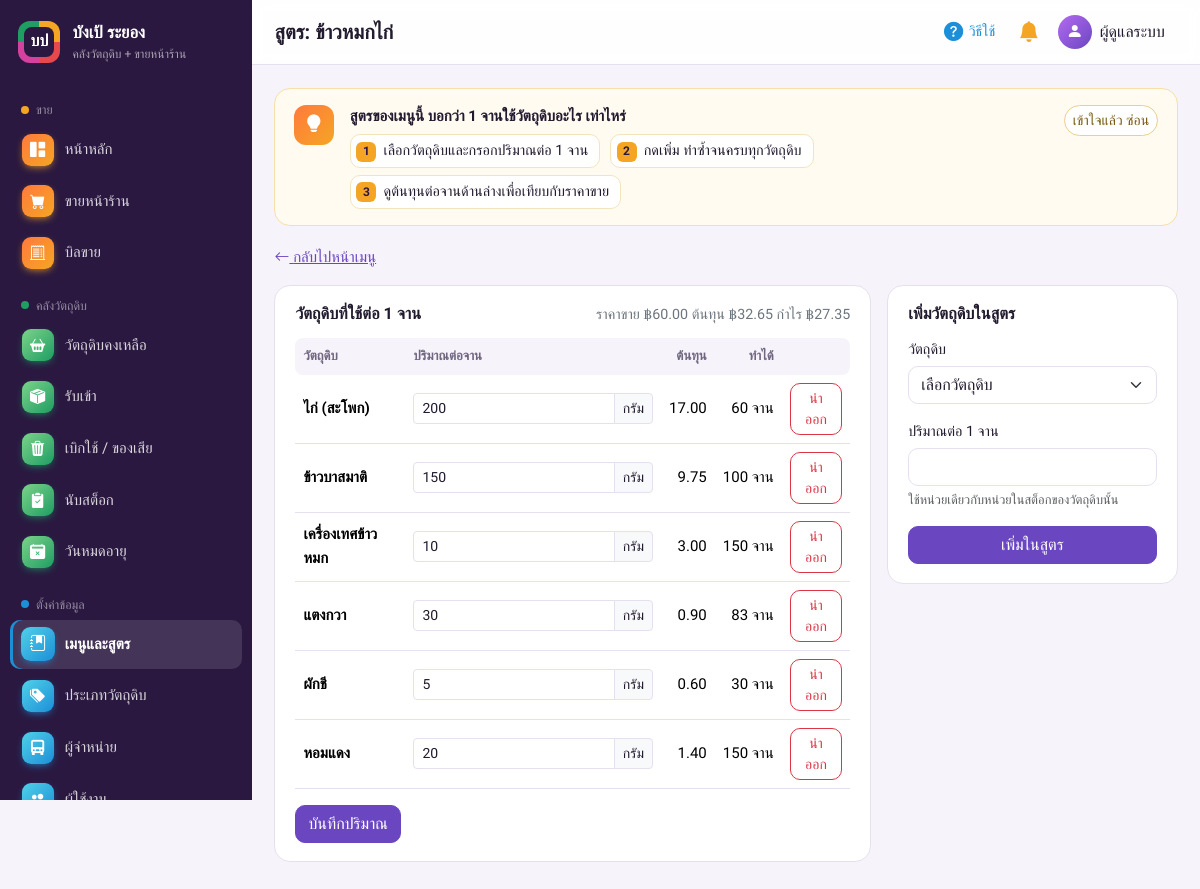
The page /recipe.php?menu=1 (signed in) on the database its author committed.
### tables this page shows
CREATE TABLE users (
    id INT AUTO_INCREMENT PRIMARY KEY,
    username VARCHAR(50) NOT NULL UNIQUE,
    password VARCHAR(255) NOT NULL,
    full_name VARCHAR(100) NOT NULL,
    role ENUM('admin','cashier') NOT NULL DEFAULT 'cashier',
    is_active TINYINT(1) NOT NULL DEFAULT 1,
    created_at DATETIME NOT NULL DEFAULT CURRENT_TIMESTAMP
);

CREATE TABLE menus (
    id INT AUTO_INCREMENT PRIMARY KEY,
    name VARCHAR(150) NOT NULL,
    menu_group VARCHAR(50) NOT NULL DEFAULT 'อาหาร',
    price DECIMAL(10,2) NOT NULL,
    is_active TINYINT(1) NOT NULL DEFAULT 1,
    created_at DATETIME NOT NULL DEFAULT CURRENT_TIMESTAMP
);

CREATE TABLE recipes (
    id INT AUTO_INCREMENT PRIMARY KEY,
    menu_id INT NOT NULL,
    ingredient_id INT NOT NULL,
    quantity DECIMAL(12,2) NOT NULL,
    UNIQUE KEY uq_menu_ing (menu_id, ingredient_id),
    FOREIGN KEY (menu_id) REFERENCES menus(id) ON DELETE CASCADE,
    FOREIGN KEY (ingredient_id) REFERENCES ingredients(id)
);

CREATE TABLE ingredients (
    id INT AUTO_INCREMENT PRIMARY KEY,
    name VARCHAR(150) NOT NULL,
    category_id INT NOT NULL,
    unit VARCHAR(30) NOT NULL,
    purchase_unit VARCHAR(50) NULL,
    purchase_factor DECIMAL(12,4) NOT NULL DEFAULT 1,
    quantity DECIMAL(14,2) NOT NULL DEFAULT 0,
    min_quantity DECIMAL(14,2) NOT NULL DEFAULT 0,
    cost_per_unit DECIMAL(14,4) NOT NULL DEFAULT 0,
    created_at DATETIME NOT NULL DEFAULT CURRENT_TIMESTAMP,
    updated_at DATETIME NOT NULL DEFAULT CURRENT_TIMESTAMP ON UPDATE CURRENT_TIMESTAMP,
    FOREIGN KEY (category_id) REFERENCES categories(id)
);

### includes/functions.php (called while the page is built, shortened)
<?php
require_once __DIR__ . '/../config/database.php';
function e($s): string
{
    return htmlspecialchars((string)$s, ENT_QUOTES, 'UTF-8');
}
function money($n): string
{
    return number_format((float)$n, 2);
}
function qty($n): string
{
    $s = number_format((float)$n, 2, '.', ',');
    return str_contains($s, '.') ? rtrim(rtrim($s, '0'), '.') : $s;
}
function current_user(): ?array
{
    return $_SESSION['user'] ?? null;
}
function require_login(bool $api = false): array
{
    global $pdo;
    $u = current_user();
    if ($u) {
        $st = $pdo->prepare('SELECT id, username, full_name, role FROM users WHERE id = ? AND is_active = 1');
        $st->execute([$u['id']]);
        $fresh = $st->fetch();
        if ($fresh) {
            return $fresh;
        }
    }
}
function require_admin(bool $api = false): array
{
    $u = require_login($api);
    return $u;
}

### recipe.php (the view, shortened to what this page needs)
<?php
require_once __DIR__ . '/includes/functions.php';
require_admin();
$menuId = (int)($_GET['menu'] ?? $_POST['menu_id'] ?? 0);
$st = $pdo->prepare('SELECT * FROM menus WHERE id = ?');
$st->execute([$menuId]);
$menu = $st->fetch();
$st = $pdo->prepare('SELECT r.*, i.name, i.unit, i.cost_per_unit, i.quantity AS stock FROM recipes r
                     JOIN ingredients i ON i.id = r.ingredient_id WHERE r.menu_id = ? ORDER BY i.name');
$st->execute([$menuId]);
$lines = $st->fetchAll();
$cost = array_sum(array_map(fn($l) => $l['quantity'] * $l['cost_per_unit'], $lines));
$pageTitle = 'สูตร: ' . $menu['name'];
require __DIR__ . '/includes/header.php';
?>
<p><a href="menus.php"><i class="bi bi-arrow-left"></i> กลับไปหน้าเมนู</a></p>
<div class="row g-3">
    <div class="col-xl-8">
        <form class="panel" method="post">
            <h2 class="panel-title">วัตถุดิบที่ใช้ต่อ 1 จาน
                <span class="ms-auto small text-secondary">ราคาขาย ฿<?= money($menu['price']) ?> ต้นทุน ฿<?= money($cost) ?> กำไร ฿<?= money($menu['price'] - $cost) ?></span>
            </h2>
            <?php if (!$lines): ?>
                <p class="text-secondary mb-0">เมนูนี้ยังไม่มีสูตร เมื่อขายจะไม่ตัดสต็อก เพิ่มวัตถุดิบจากฟอร์มด้านขวา</p>
            <?php else: ?>
            <div class="table-responsive">
                <table class="table">
                    <thead><tr><th>วัตถุดิบ</th><th style="min-width:160px">ปริมาณต่อจาน</th><th class="num">ต้นทุน</th><th class="num">ทำได้</th><th></th></tr></thead>
                    <tbody>
                    <?php foreach ($lines as $l): ?>
                        <tr>
                            <td class="fw-semibold"><?= e($l['name']) ?></td>
                            <td><div class="input-group input-group-sm">
                                <input class="form-control" type="number" step="0.01" min="0.01" name="qty[<?= $l['id'] ?>]" value="<?= e(qty($l['quantity'])) ?>" aria-label="ปริมาณ <?= e($l['name']) ?>">
                                <span class="input-group-text"><?= e($l['unit']) ?></span></div></td>
                            <td class="num"><?= money($l['quantity'] * $l['cost_per_unit']) ?></td>
                            <td class="num"><?= (int)floor($l['stock'] / $l['quantity']) ?> จาน</td>
                            <td class="text-end">
                                <button class="btn btn-sm btn-outline-danger" form="remove<?= $l['id'] ?>">นำออก</button>
                            </td>
                        </tr>
                    <?php endforeach; ?>
                    </tbody>
                </table>
            </div>
            <button class="btn btn-primary mt-3">บันทึกปริมาณ</button>
            <?php endif; ?>
        </form>
    </div>
    <div class="col-xl-4">
        <form class="panel" method="post">
            <h2 class="panel-title">เพิ่มวัตถุดิบในสูตร</h2>
            <div class="mb-3"><label class="form-label" for="ingredient_id">วัตถุดิบ</label>
                <select class="form-select" id="ingredient_id" name="ingredient_id" required>
                    <option value="">เลือกวัตถุดิบ</option>
                </select></div>
            <div class="mb-3"><label class="form-label" for="quantity">ปริมาณต่อ 1 จาน</label>
                <input class="form-control" id="quantity" name="quantity" type="number" step="0.01" min="0.01" required>
                <div class="form-text">ใช้หน่วยเดียวกับหน่วยในสต็อกของวัตถุดิบนั้น</div></div>
            <button class="btn btn-primary w-100">เพิ่มในสูตร</button>
        </form>
    </div>
</div>
<?php require __DIR__ . '/includes/footer.php'; ?>

### includes/header.php (shortened to what this page needs)
<?php
$user = current_user();
$pageTitle = $pageTitle ?? APP_NAME;
$activePage = $activePage ?? '';
$helpKey = basename($_SERVER['SCRIPT_NAME'], '.php');
$helpFile = __DIR__ . '/help.php';
$help = is_file($helpFile) ? ((require $helpFile)[$helpKey] ?? null) : null;
$navTones = ['ขาย' => 'saffron', 'คลังวัตถุดิบ' => 'pandan', 'ตั้งค่าข้อมูล' => 'sky', 'สรุปผล' => 'rose'];
$navGroups = [
    'ขาย' => [
        ['index', 'index.php', 'bi-grid-1x2-fill', 'หน้าหลัก', false],
        ['pos', 'pos.php', 'bi-cart-fill', 'ขายหน้าร้าน', false],
        ['orders', 'orders.php', 'bi-receipt-cutoff', 'บิลขาย', false],
    ],
    'คลังวัตถุดิบ' => [
        ['ingredients', 'ingredients.php', 'bi-basket2-fill', 'วัตถุดิบคงเหลือ', false],
        ['stock_in', 'stock_in.php', 'bi-box-seam-fill', 'รับเข้า', true],
        ['stock_out', 'stock_out.php', 'bi-trash3-fill', 'เบิกใช้ / ของเสีย', true],
        ['stock_adjust', 'stock_adjust.php', 'bi-clipboard2-check-fill', 'นับสต็อก', true],
        ['expiry', 'expiry.php', 'bi-calendar2-x-fill', 'วันหมดอายุ', true],
    ],
    'ตั้งค่าข้อมูล' => [
        ['menus', 'menus.php', 'bi-journal-bookmark-fill', 'เมนูและสูตร', true],
        ['categories', 'categories.php', 'bi-tags-fill', 'ประเภทวัตถุดิบ', true],
        ['suppliers', 'suppliers.php', 'bi-truck-front-fill', 'ผู้จำหน่าย', true],
        ['users', 'users.php', 'bi-people-fill', 'ผู้ใช้งาน', true],
    ],
    'สรุปผล' => [
        ['reports', 'reports.php', 'bi-bar-chart-line-fill', 'รายงาน', true],
    ],
];
function render_nav(array $groups, array $tones, string $active): void
{
    foreach ($groups as $label => $items) {
        $visible = array_filter($items, fn($i) => !$i[4] || is_admin());
        $tone = ' tone-' . ($tones[$label] ?? 'violet');
        echo '<div class="nav-group' . $tone . '">' . e($label) . '</div>';
        foreach ($visible as [$key, $href, $icon, $text]) {
            $cls = $tone . ($key === $active ? ' active' : '');
            $aria = $key === $active ? ' aria-current="page"' : '';
            echo '<a class="side-link' . $cls . '" href="' . $href . '"' . $aria . '><i class="bi ' . $icon . '"></i><span>' . e($text) . '</span></a>';
        }
    }
}
?>
<!doctype html>
<html lang="th">
<head>
    <link href="https://cdn.jsdelivr.net/npm/bootstrap@5.3.3/dist/css/bootstrap.min.css" rel="stylesheet">
    <link href="https://cdn.jsdelivr.net/npm/bootstrap-icons@1.11.3/font/bootstrap-icons.min.css" rel="stylesheet">
    <link href="assets/style.css?v=<?= filemtime(__DIR__ . '/../assets/style.css') ?>" rel="stylesheet">
</head>
<body>
<div class="app">
    <aside class="sidebar d-none d-lg-flex">
        <a class="brand" href="index.php">
            <span class="brand-mark"><span>บป</span></span>
            <span><strong><?= e(APP_NAME) ?></strong><small>คลังวัตถุดิบ + ขายหน้าร้าน</small></span>
        </a>
        <nav class="side-nav"><?php render_nav($navGroups, $navTones, $activePage); ?></nav>
    </aside>
    <div class="main">
        <header class="topbar">
            <h1 class="page-title"><?= e($pageTitle) ?></h1>
            <div class="topbar-right">
                <?php if ($help): ?>
                <button class="btn btn-icon help-toggle" type="button" id="helpToggle" aria-controls="pageHelp" aria-expanded="true" title="วิธีใช้หน้านี้">
                    <i class="bi bi-question-circle-fill"></i><span class="d-none d-md-inline">วิธีใช้</span>
                </button>
                <?php endif; ?>
                <div class="dropdown">
                    <button class="btn btn-icon position-relative" type="button" data-bs-toggle="dropdown" data-bs-auto-close="outside" aria-expanded="false" aria-label="การแจ้งเตือน">
                        <i class="bi bi-bell-fill"></i>
                    </button>
                </div>
                <div class="dropdown">
                    <button class="btn user-btn" type="button" data-bs-toggle="dropdown" aria-expanded="false">
                        <span class="avatar" aria-hidden="true"><i class="bi bi-person-fill"></i></span>
                        <span class="d-none d-sm-inline"><?= e($user['full_name']) ?></span>
                    </button>
                </div>
            </div>
        </header>
        <main class="content">
            <?php if ($help): ?>
            <section class="help-strip" id="pageHelp" data-page="<?= e($helpKey) ?>" aria-label="วิธีใช้หน้านี้">
                <div class="help-icon"><i class="bi bi-lightbulb-fill"></i></div>
                <div class="help-body">
                    <div class="help-what"><?= e($help['what']) ?></div>
                    <ol class="help-steps">
                        <?php foreach ($help['steps'] as $step): ?><li><?= e($step) ?></li><?php endforeach; ?>
                    </ol>
                </div>
                <button type="button" class="btn btn-sm help-close" id="helpClose">เข้าใจแล้ว ซ่อน</button>
            </section>
            <?php endif; ?>

### rows shown on the page
users: full_name "ผู้ดูแลระบบ"
menus: price "60.00"
recipes: ingredient.name "ไก่ (สะโพก)", quantity "200", ingredient.unit "กรัม", money($l['quantity']*$l['cost_per_unit']) "17.00", floor($l['stock'] / $l['quantity']) "60"
recipes: ingredient.name "ข้าวบาสมาติ", quantity "150", ingredient.unit "กรัม", money($l['quantity']*$l['cost_per_unit']) "9.75", floor($l['stock'] / $l['quantity']) "100"
recipes: ingredient.name "เครื่องเทศข้าวหมก", quantity "10", ingredient.unit "กรัม", money($l['quantity']*$l['cost_per_unit']) "3.00", floor($l['stock'] / $l['quantity']) "150"
recipes: ingredient.name "แตงกวา", quantity "30", ingredient.unit "กรัม", money($l['quantity']*$l['cost_per_unit']) "0.90", floor($l['stock'] / $l['quantity']) "83"
recipes: ingredient.name "ผักชี", id+quantity "5", ingredient.unit "กรัม", money($l['quantity']*$l['cost_per_unit']) "0.60", floor($l['stock'] / $l['quantity']) "30"
recipes: ingredient.name "หอมแดง", quantity "20", ingredient.unit "กรัม", money($l['quantity']*$l['cost_per_unit']) "1.40", floor($l['stock'] / $l['quantity']) "150"

### other values the page prints
APP_NAME "บังเป้ ระยอง"
$label "ขาย"
$text "หน้าหลัก"
$text "ขายหน้าร้าน"
$text "บิลขาย"
$label "คลังวัตถุดิบ"
$text "วัตถุดิบคงเหลือ"
$text "รับเข้า"
$text "เบิกใช้ / ของเสีย"
$text "นับสต็อก"
$text "วันหมดอายุ"
$label "ตั้งค่าข้อมูล"
$text "เมนูและสูตร"
$text "ประเภทวัตถุดิบ"
$text "ผู้จำหน่าย"
